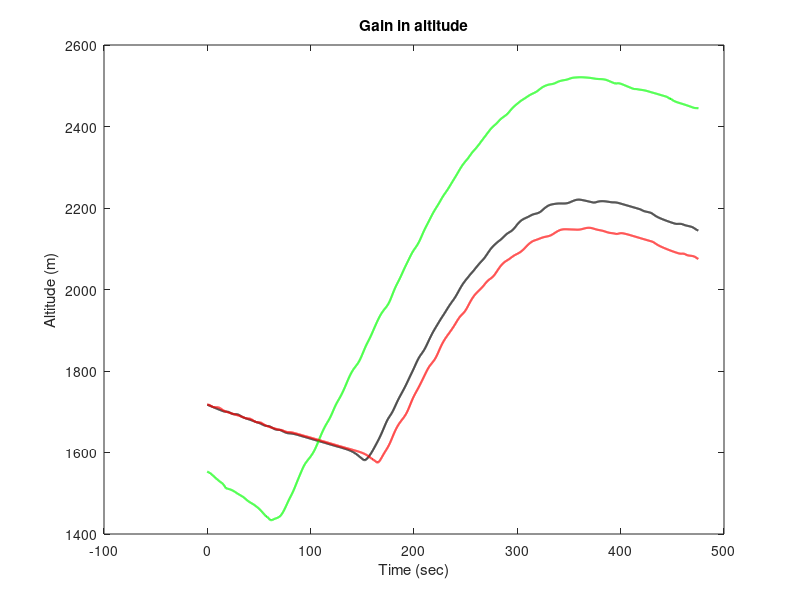

Here is the MATLAB script that generated this plot: (Note: this script raises an error after producing the figure.)
close all
clear all
clc


load('glider1_states.mat')
load('glider2_states.mat')
load('glider3_states.mat')
format long

% Plot altitude variation
figure1 = figure('Color',[1 1 1]);
init_time = glider1_states(173+30000,1);
plot(glider1_states(173+30000:77677,1)-(init_time),glider1_states(173+30000:77677,3),'k','LineWidth',1.5)
hold on
plot(glider2_states(2608+30000:79975,1)-(init_time),glider2_states(2608+30000:79975,3),'g','LineWidth',1.5)
plot(glider3_states(1002+30000:78512,1)-(init_time),glider3_states(1002+30000:78512,3),'r','LineWidth',1.5)
xlabel('Time (sec)')
ylabel('Altitude (m)')
title('Gain in altitude')
legend('Glider 1','Glider 2','Glider 3',0)
axis([0 500 1400 2600])
grid on

% Plot paths and thermal
figure2 = figure('Color',[1 1 1]);

% Plot thermal
x0 = 15.0507; y0 = 46.4108;
sigma_x = 0.004;
sigma_y = 0.004;
A = 2580;
[X,Y] = meshgrid(x0-0.009:0.0001:x0+0.009, y0-0.009:0.0001:y0+0.009);
Z = A*exp( - (((X-x0).^2)./(2*sigma_x^2) + ((Y-y0).^2)./(2*sigma_y^2)));
surf(X,Y,Z,'FaceAlpha',0.2,'EdgeColor','none','FaceColor',[1 0.4 0]);
view(26,36)
hold on
% Plot paths
plot3(glider1_states(173+30000:77677,39),glider1_states(173+30000:77677,38),glider1_states(173+30000:77677,3),'k')
plot3(glider2_states(2608+30000:79975,39),glider2_states(2608+30000:79975,38),glider2_states(2608+30000:79975,3),'g')
plot3(glider3_states(1002+30000:78512,39),glider3_states(1002+30000:78512,38),glider3_states(1002+30000:78512,3),'r')

xlabel('Longitude (deg)')
ylabel('Latitude (deg)')
zlabel('Altitude (m)')
title('Paths in cooperative flight')
legend('Thermal','Glider 1','Glider 2','Glider 3',1)

